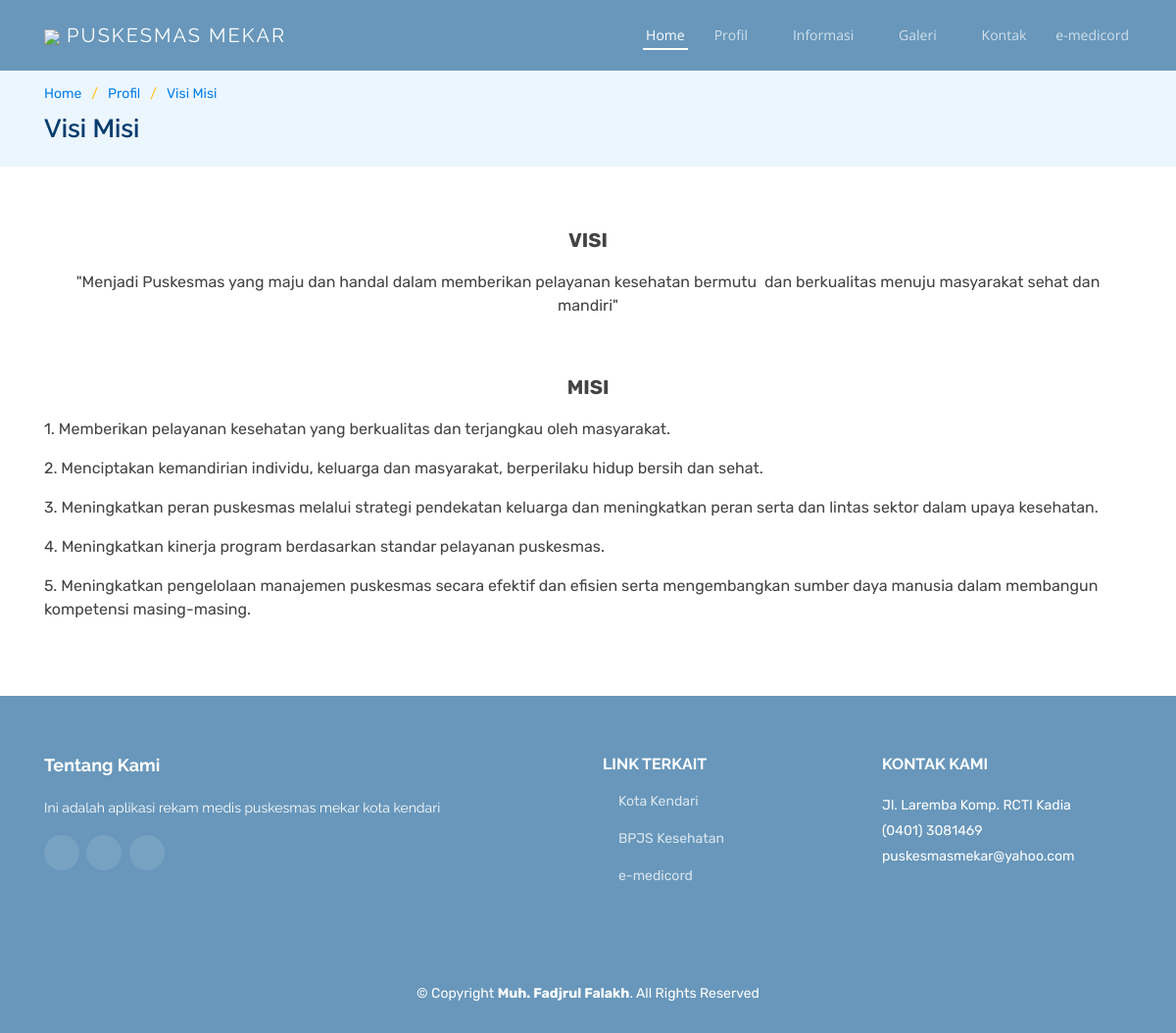
The app's page /index.php/profil/visi_misi, older data.
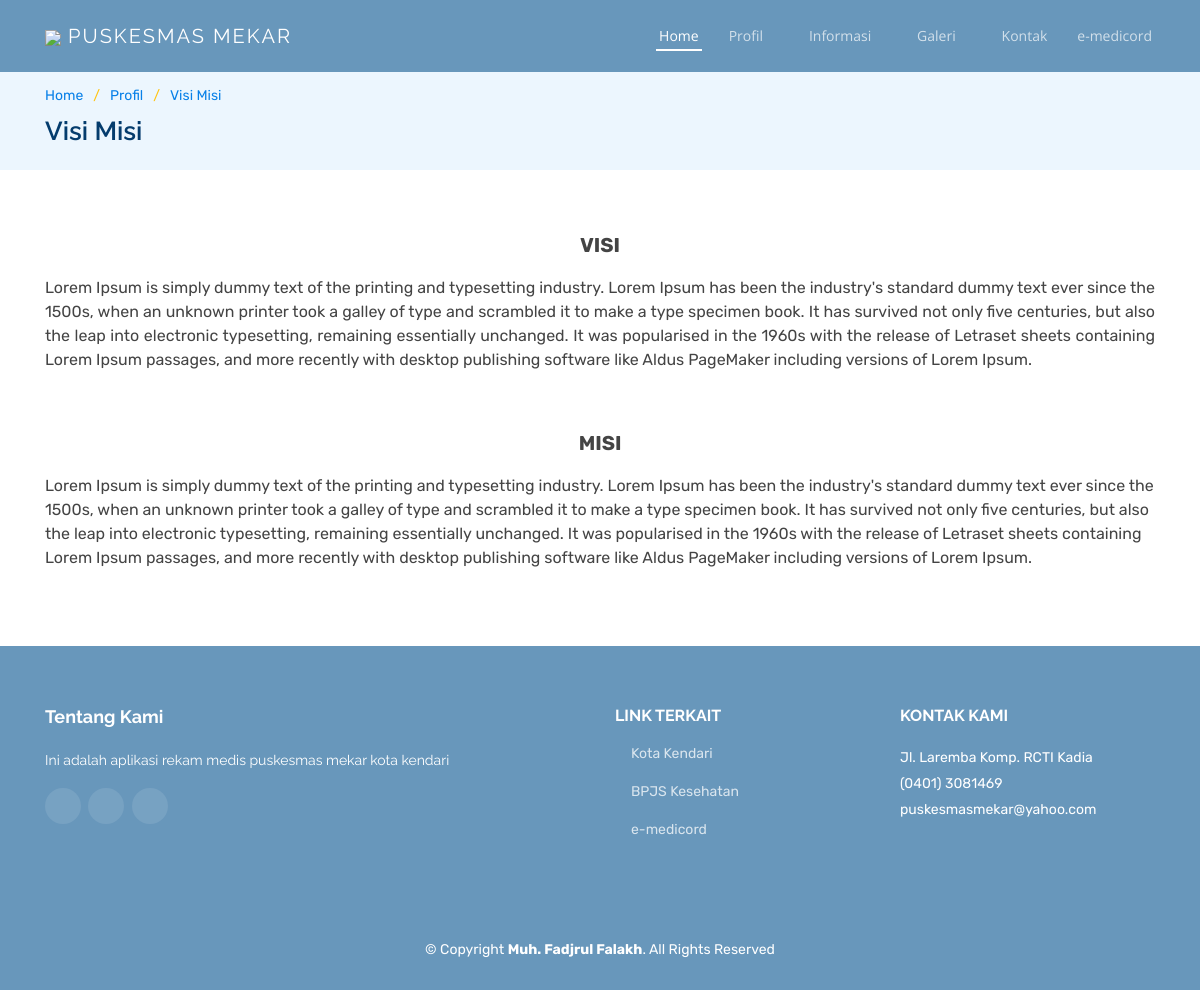
The same page, newer data.
### tables this page shows
CREATE TABLE `tbl_web_content` (
  `content_id` int(11) NOT NULL,
  `content_title` varchar(30) NOT NULL,
  `content_text` text NOT NULL,
  `content_image` varchar(50) NOT NULL,
  `content_menu` varchar(30) NOT NULL,
  `createtime` datetime NOT NULL
);

### application/helpers/site_helper.php (called while the page is built, shortened)
<?php
    if(!function_exists('TemplateLandingPage')){
        function TemplateLandingPage($data, $view, $viewCategory){
            switch($viewCategory){
                default:
                    get_instance()->load->view($view);
            }
        }
    }
?>

### application/controllers/Profil.php (called while the page is built, shortened)
<?php
class Profil extends CI_Controller {
    public function visi_misi(){
		$data['setting']             = getSetting();
		$data['link']                = $this->m_link->read('','','');
		$data['content']             = $this->m_content->get('visi');
		$data['news_category']       = $this->m_news_category->read('','','');
		$view         = "landing_page/profil/visi";
		$viewCategory = "all";
		TemplateLandingPage($data, $view, $viewCategory);
	}
}

### index.php (called while the page is built, shortened)
<?php
require_once BASEPATH.'core/CodeIgniter.php';

### application/models/M_content.php (called while the page is built, shortened)
<?php
class M_content extends CI_Model {
    public function get($id) {
        $this->db->where('content_menu', $id);
        $query = $this->db->get('tbl_web_content', 1);
        return $query->result();
    }
}
?>

### application/views/landing_page/profil/visi.php (the view)
 <section id="breadcrumbs" class="breadcrumbs">
    <div class="container">
        <ol>
            <li><a href="<?php echo site_url('LandingPage')?>">Home</a></li>
            <li><a href="#">Profil</a></li>
            <li><a href="#">Visi Misi</a></li>
        </ol>
        <h2>Visi Misi</h2>
    </div>
</section>
<main id="main">
    <section id="services" class="services">
        <div class="container" data-aos="fade-up">
            <?php echo $content[0]->content_text;?>
        </div>
    </section>
</main>

Row changes from the older to the newer data that the page shows:
changed tbl_web_content: content_text "VISI \"Menjadi Puskesmas yang maju dan handal dalam memberikan pelayanan kesehatan bermutu dan berkualitas menuju masyarakat sehat dan mandiri\" MISI 1. Memberikan pelayanan kesehatan yang berkualitas dan terjangkau oleh masyarakat. 2. Menciptakan kemandirian individu, keluarga dan masyarakat, berperilaku hidup bersih dan sehat. 3. Meningkatkan peran puskesmas melalui strategi pendekatan keluarga dan meningkatkan peran serta dan lintas sektor dalam upaya kesehatan. 4. Meningkatkan kinerja program berdasarkan standar pelayanan puskesmas. 5. Meningkatkan pengelolaan manajemen puskesmas secara efektif dan efisien serta mengembangkan sumber daya manusia dalam membangun kompetensi masing-masing." → "VISI Lorem Ipsum is simply dummy text of the printing and typesetting industry. Lorem Ipsum has been the industry's standard dummy text ever since the 1500s, when an unknown printer took a galley of type and scrambled it to make a type specimen book. It has survived not only five centuries, but also the leap into electronic typesetting, remaining essentially unchanged. It was popularised in the 1960s with the release of Letraset sheets containing Lorem Ipsum passages, and more recently with desktop publishing software like Aldus PageMaker including versions of Lorem Ipsum. MISI Lorem Ipsum is simply dummy text of the printing and typesetting industry. Lorem Ipsum has been the industry's…"
